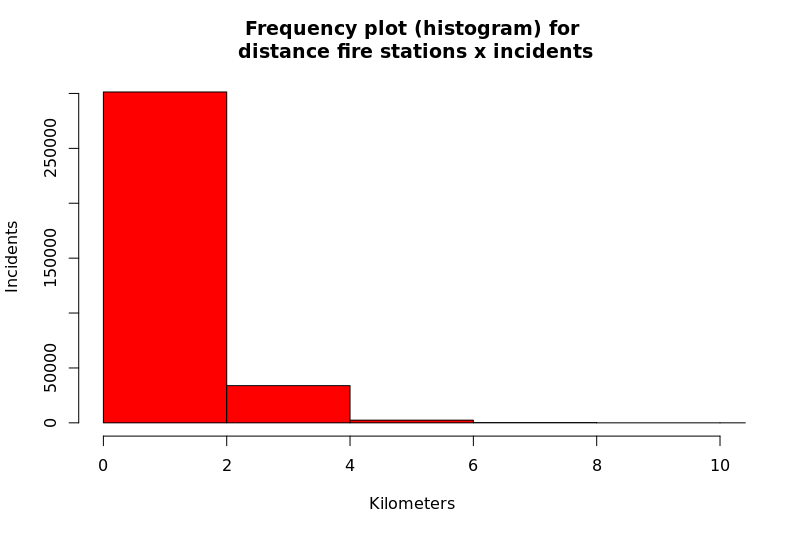

The R source for this figure:
#Frequency plot of the 2nd variable "Distance between fire stations (casernes) and incidents"

#Install package RCurl if it's not present
install.packages("RCurl")

#Load required package RCurl
library(RCurl)

#Reading dataset from GITHUB
x <- getURL("https://raw.githubusercontent.com/deyvidwilliam/cebd1160/master/data/3interventions_casernes_distance_2015_2017.csv") 
y <- read.csv(text = x)

#Frequency plot of the variable "Distance between fire stations and incidents" available at column #16 of the dataset 
# X axe limited to 10Km for better visualization
hist(y[,16], main = "Frequency plot (histogram) for\n distance fire stations x incidents", col="red", xlab="Kilometers", ylab = "Incidents", xlim=c(0,10))
